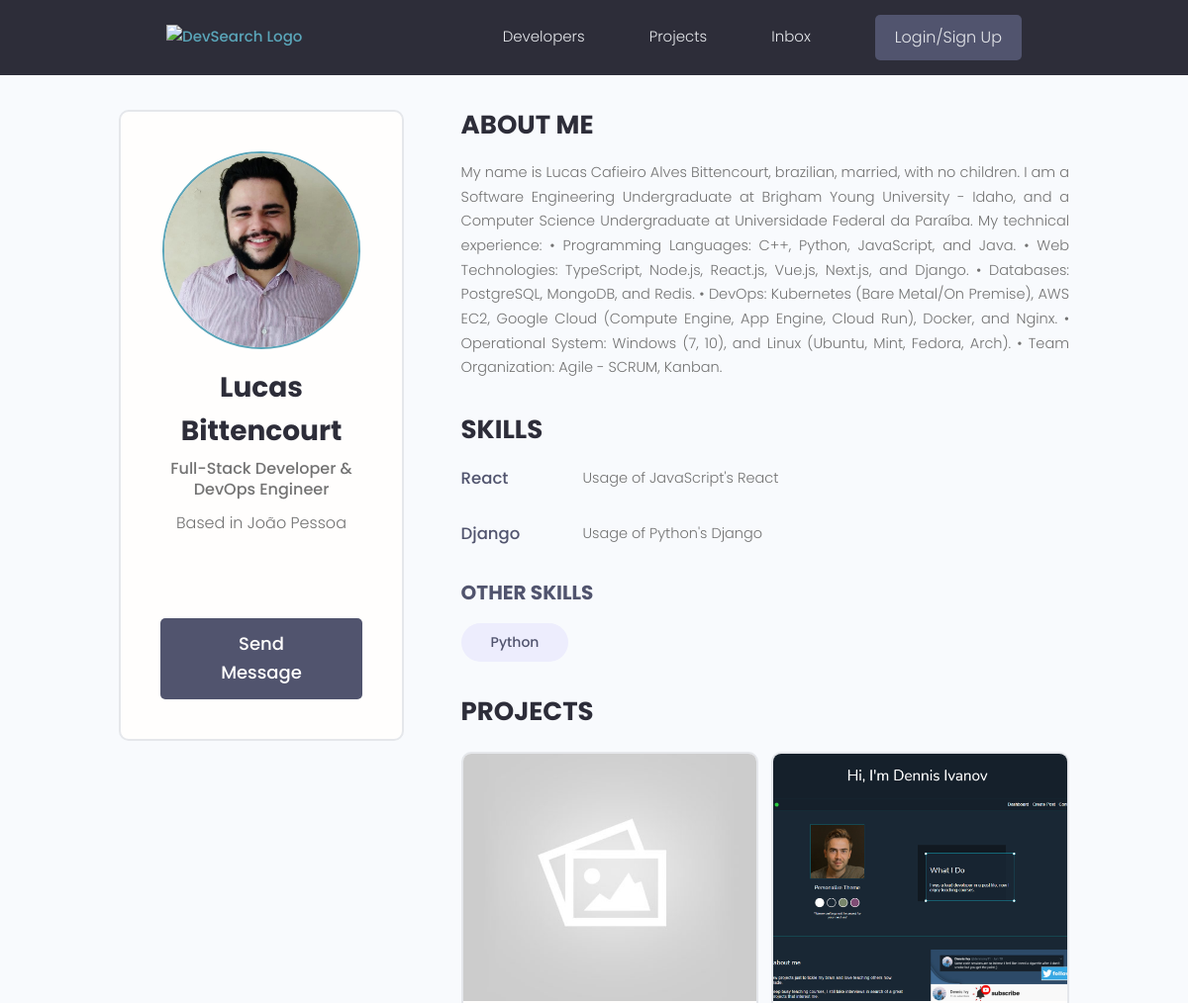
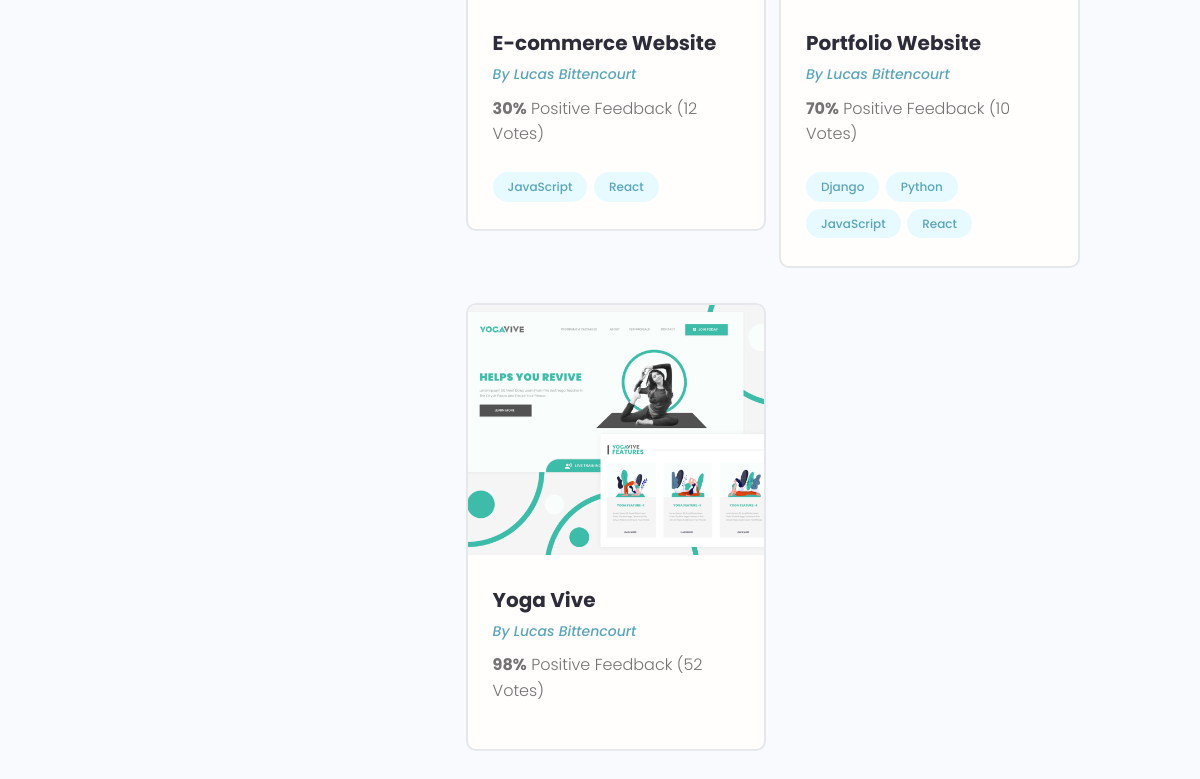
Screenshot of /profile/c3dc18a3-efdc-4bf5-957e-0c19ad9777b8/ with the database file from the repository (2 pictures, top to bottom).
### users/models.py (models this page shows, shortened)
class Profile(models.Model):
    user = models.OneToOneField(User, on_delete=models.CASCADE, null=True, blank=True)
    name = models.CharField(max_length=200, blank=True, null=True)
    email = models.EmailField(max_length=500, blank=True, null=True)
    username = models.CharField(max_length=200, blank=True, null=True)
    location = models.CharField(max_length=200, blank=True, null=True)
    short_intro = models.CharField(max_length=200, blank=True, null=True)
    bio = models.TextField(blank=True, null=True)
    profile_image = models.ImageField(
        null=True, blank=True, upload_to='profiles/', default='profiles/user_default.png')
    social_github = models.CharField(max_length=200, blank=True, null=True)
    social_twitter = models.CharField(max_length=200, blank=True, null=True)
    social_linkedin = models.CharField(max_length=200, blank=True, null=True)
    social_youtube = models.CharField(max_length=200, blank=True, null=True)
    social_website = models.CharField(max_length=200, blank=True, null=True)
    created = models.DateTimeField(auto_now_add=True)
    id = models.UUIDField(default=uuid.uuid4, unique=True,
                            primary_key=True, editable=False)

class Skill(models.Model):
    owner = models.ForeignKey(Profile, on_delete=models.CASCADE, blank=True, null=True)
    name = models.CharField(max_length=200, blank=True, null=True)
    description = models.TextField(blank=True, null=True)
    created = models.DateTimeField(auto_now_add=True)
    id = models.UUIDField(default=uuid.uuid4, unique=True,
                            primary_key=True, editable=False)

### projects/models.py (models this page shows, shortened)
class Project(models.Model):
    owner = models.ForeignKey(Profile, null=True, blank=True, on_delete=models.SET_NULL)
    title = models.CharField(max_length=200)
    description = models.TextField(null=True, blank=True)
    featured_image = models.ImageField(null=True, blank=True, default="default.jpg")
    demo_link = models.CharField(max_length=2000, null=True, blank=True)
    source_link = models.CharField(max_length=2000, null=True, blank=True)
    tags = models.ManyToManyField('Tag', blank=True)
    vote_total = models.IntegerField(default=0, null=True, blank=True)
    vote_ratio = models.IntegerField(default=0, null=True, blank=True)
    created = models.DateTimeField(auto_now_add=True)
    id = models.UUIDField(default=uuid.uuid4, unique=True,
                            primary_key=True, editable=False)

class Tag(models.Model):
    name = models.CharField(max_length=200)
    created = models.DateTimeField(auto_now_add=True)
    id = models.UUIDField(default=uuid.uuid4, unique=True,
                            primary_key=True, editable=False)
    def __str__(self):
        return self.name

### users/views.py (the view)
# urls.py: path('profile/<str:pk>/', views.user_profile, name="user_profile"),
def user_profile(request, pk):
    profile = Profile.objects.get(id=pk)
    skills_with_description = profile.skill_set.exclude(description__exact="")
    skills_without_description = profile.skill_set.filter(description="")
    context = {
        'profile': profile,
        'skills_with_description': skills_with_description,
        'skills_without_description': skills_without_description
    }
    return render(request, 'users/user-profile.html', context)

### users/templates/users/user-profile.html (shortened to what this page needs)
{% extends 'main.html' %}
{% block content %}
<main class="profile my-md">
  <div class="container">
    <div class="layout">
      <div class="column column--1of3">
        <div class="card text-center">
          <div class="card__body dev">
            <img class="avatar avatar--xl" src="{{ profile.profile_image.url }}" />
            <h2 class="dev__name">{{ profile.name }}</h2>
            <p class="dev__title">{{ profile.short_intro }}</p>
            <p class="dev__location">Based in {{ profile.location }}</p>
            <ul class="dev__social">
            </ul>
            <a href="#" class="btn btn--sub btn--lg">Send Message </a>
          </div>
        </div>
      </div>
      <div class="column column--2of3">
        <div class="devInfo">
          <h3 class="devInfo__title">About Me</h3>
          <p class="devInfo__about">{{ profile.bio }}</p>
        </div>
        <div class="devInfo">
          <h3 class="devInfo__title">Skills</h3>
          <div class="devInfo__skills">
            {% for skill in skills_with_description %}
            <div class="devSkill">
              <h4 class="devSkill__title">{{ skill.name }}</h4>
              <p class="devSkill__info">{{ skill.description }}</p>
            </div>
            {% endfor %}
            <h3 class="devInfo__subtitle">Other Skills</h3>
            <div class="devInfo__otherSkills">
              {% for skill in skills_without_description %}
              <span class="tag tag--pill tag--sub tag--lg">
                <small>{{ skill.name }}</small>
              </span>
              {% endfor %}
            </div>
          </div>
        </div>
        <div class="devInfo">
          <h3 class="devInfo__title">Projects</h3>
          <div class="grid grid--two">
            {% for project in profile.project_set.all %}
            <div class="column">
              <div class="card project">
                <a href="{% url 'projects_index' project.id %}" class="project">
                  <img class="project__thumbnail" src="{{ project.featured_image.url }}" alt="project thumbnail" />
                  <div class="card__body">
                    <h3 class="project__title">{{ project.title }}</h3>
                    <p>
                      <a class="project__author" href="{% url 'user_profile' project.owner.id %}">
                        By {{ project.owner.name }}
                      </a>
                    </p>
                    <p class="project--rating">
                      <span style="font-weight: bold;">{{ project.vote_ratio }}%</span> Positive
                      Feedback ({{ project.vote_total }} Vote{{ project.vote_total|pluralize:"s" }})
                    </p>
                    <div class="project__tags">
                      {% for tag in project.tags.all %}
                      <span class="tag tag--pill tag--main">
                        <small>{{ tag }}</small>
                      </span>
                      {% endfor %}
                    </div>
                  </div>
                </a>
              </div>
            </div>
            {% endfor %}
          </div>
        </div>
      </div>
    </div>
  </div>
</main>
{% endblock content%}

### static/styles/app.css (style rules this page uses)
:root { --color-sub: #2d2d39; }
.btn--sub { background-color: var(--color-sub-light); }
.card { border: 2px solid var(--color-light); }
img { width: 100%; }
.profile .card > .dev { padding: 4rem; }
.dev__name { color: var(--color-sub); font-size: 2.8rem; font-weight: 700; margin-top: 1rem; margin-bottom: 0.5rem; }
.dev__title { font-size: 1.6rem; font-weight: 500; line-height: 1.3; }
.dev__location { margin-top: 1rem; }
.dev__social { margin: 3rem 0; list-style: none; display: flex; justify-content: center; gap: 1.5rem; }
.devInfo { margin-bottom: 3rem; }
.devInfo__title, .devInfo__subtitle { font-size: 2.6rem; color: var(--color-sub); text-transform: uppercase; font-weight: 700; margin-bottom: 1.5rem; }
.devInfo__subtitle { font-size: 2rem; color: var(--color-sub-light); }
.devInfo__about, .devSkill__info { font-size: 1.45rem; line-height: 1.7; text-align: justify; }
.devSkill { margin-bottom: 3rem; }
.devSkill__title { font-size: 1.65rem; font-weight: 500; color: var(--color-sub-light); }
@media screen and (min-width: 700px) { .devSkill { display: flex; justify-content: space-between; gap: 3rem; } }
@media screen and (min-width: 700px) { .devSkill__info { flex-basis: 80%; } }
.project__author { font-size: 1.4rem; font-style: italic; }
.project--rating { margin-bottom: 1.6em; margin-top: .5em; }
.project__thumbnail { height: 25rem; object-fit: cover; object-position: top center; }
.project__title { font-size: 2rem; font-weight: 700; color: var(--color-sub); }

### static/uikit/styles/modules/_variables.css (style rules this page uses)
:root { --color-main: #5aa5b9; --color-main-light: #e6faff; --color-sub: #3f4156; --color-sub-light: #51546e; --color-sub-lighter: #ededfd; --color-text: #737373; --color-gray: #8b8b8b; --color-light: #e5e7eb; --color-light-gray: #767676; --color-bg: #f8fafd; --color-white: #fffefd; --color-white-light: #f3f3f3; --color-success: #359e64; --color-success-bg: #def8e8; --color-error: #fc4b0b; --color-error-bg: #fff2ee; --font-base: 'Poppins', arial, helvetica, 'Segoe UI', roboto, ubuntu, sans-serif; --font-monospace: 'Fira Code', 'Courier New', courier, monospace; --font-regular: 300; --font-medium: 500; --font-bold: 700; --generic-shadow: 1px 1px 5px #00000010; --generic-transition: all 0.3s ease-in-out; }

### static/uikit/styles/modules/_base.css (style rules this page uses)
* { margin: 0; padding: 0; box-sizing: border-box; text-rendering: optimizeLegibility; color: inherit; font-size: inherit; }
html { font-size: 50%; }
@media only screen and (min-width: 480px) { html { font-size: 56.25%; } }
@media only screen and (min-width: 1200px) { html { font-size: 62.5%; } }
body { line-height: 1.6; font-weight: 400; font-size: 1.5rem; color: var(--color-text); background-color: var(--color-bg); min-height: 100vh; }

### static/uikit/styles/modules/_typography.css (style rules this page uses)
* { font-family: var(--font-base); }
h2 { font-size: 3.6rem; font-weight: var(--font-bold); }
h3 { font-size: 3.2rem; font-weight: var(--font-medium); }
h4 { font-size: 2.8rem; font-weight: var(--font-medium); }
p, span, strong { font-size: 1.6rem; color: var(--color-text); font-weight: var(--font-regular); }
a { padding-bottom: 2px; text-decoration: none; display: inline-block; color: var(--color-main); font-weight: var(--font-medium); }

### static/uikit/styles/modules/_utilities.css (style rules this page uses)
.container { width: 92%; max-width: 165rem; margin: 0 auto; box-sizing: border-box; }
@media screen and (min-width: 1000px) { .container { width: 90%; } }
@media screen and (min-width: 1200px) { .container { width: 80%; } }
.text-center { text-align: center; }
.my-md { margin: 3rem auto; }

### static/uikit/styles/modules/_avatar.css (style rules this page uses)
.avatar { border-radius: 50%; border: 2px solid var(--color-main); object-fit: cover; }
.avatar--xl { height: 20rem; width: 20rem; }

### static/uikit/styles/modules/_button.css (style rules this page uses)
.btn { display: inline-block; position: relative; cursor: pointer; background-color: var(--color-light); font-weight: var(--font-medium); color: var(--color-sub); text-decoration: none; padding: 1rem 2rem; border-radius: 0.5rem; border: none; width: -webkit-fit-content; width: -moz-fit-content; width: fit-content; height: -webkit-fit-content; height: -moz-fit-content; height: fit-content; font-size: 1.6rem; outline-width: 0; outline-color: transparent; -webkit-backface-visibility: hidden; backface-visibility: hidden; transition: all 0.3s ease-in-out; }
.btn--sub { background-color: var(--color-sub); color: var(--color-white); }
.btn--lg { font-size: 1.8rem; padding: 1.2rem 4.5rem; }

### static/uikit/styles/modules/_card.css (style rules this page uses)
.card { border-radius: 1rem; background-color: var(--color-white); border: 1.5px solid var(--color-light); width: auto; height: auto; margin-top: 0.5rem; margin-bottom: 0.5rem; overflow: hidden; }
.card__body, .card__header { padding: 2rem 2.5rem; }

### rows the page displays
Profile: profile_image (picture), name "Lucas Bittencourt", short_intro "Full-Stack Developer & DevOps Engineer", location "João Pessoa", bio "My name is Lucas Cafieiro Alves Bittencourt, brazilian, married, with no children. I am a Software Engineering Undergraduate at Brigham Young University - Idaho, and a Computer Science Undergraduate at Universidade Federal da Paraíba. My technical experience: • Programming Languages: C++, Python, JavaScript, and Java. • Web Technologies: TypeScript, Node.js, React.js, Vue.js, Next.js, and Django. • Databases: PostgreSQL, MongoDB, and Redis. • DevOps: Kubernetes (Bare Metal/On Premise), AWS EC2, Google Cloud (Compute Engine, App Engine, Cloud Run), Docker, and Nginx. • Operational System: Windows (7, 10), and Linux (Ubuntu, Mint, Fedora, Arch). • Team Organization: Agile - SCRUM, Kanban."
Skill: name "React", description "Usage of JavaScript's React"
Skill: name "Django", description "Usage of Python's Django"
Skill: name "Python"
Project: featured_image (placeholder picture), title "E-commerce Website", owner.name "Lucas Bittencourt", vote_ratio "30", vote_total "12"
Tag: name "JavaScript"
Tag: name "React"
Project: featured_image (picture), title "Portfolio Website", owner.name "Lucas Bittencourt", vote_ratio "70", vote_total "10"
Tag: name "Django"
Tag: name "Python"
Project: featured_image (picture), title "Yoga Vive", owner.name "Lucas Bittencourt", vote_ratio "98", vote_total "52"
